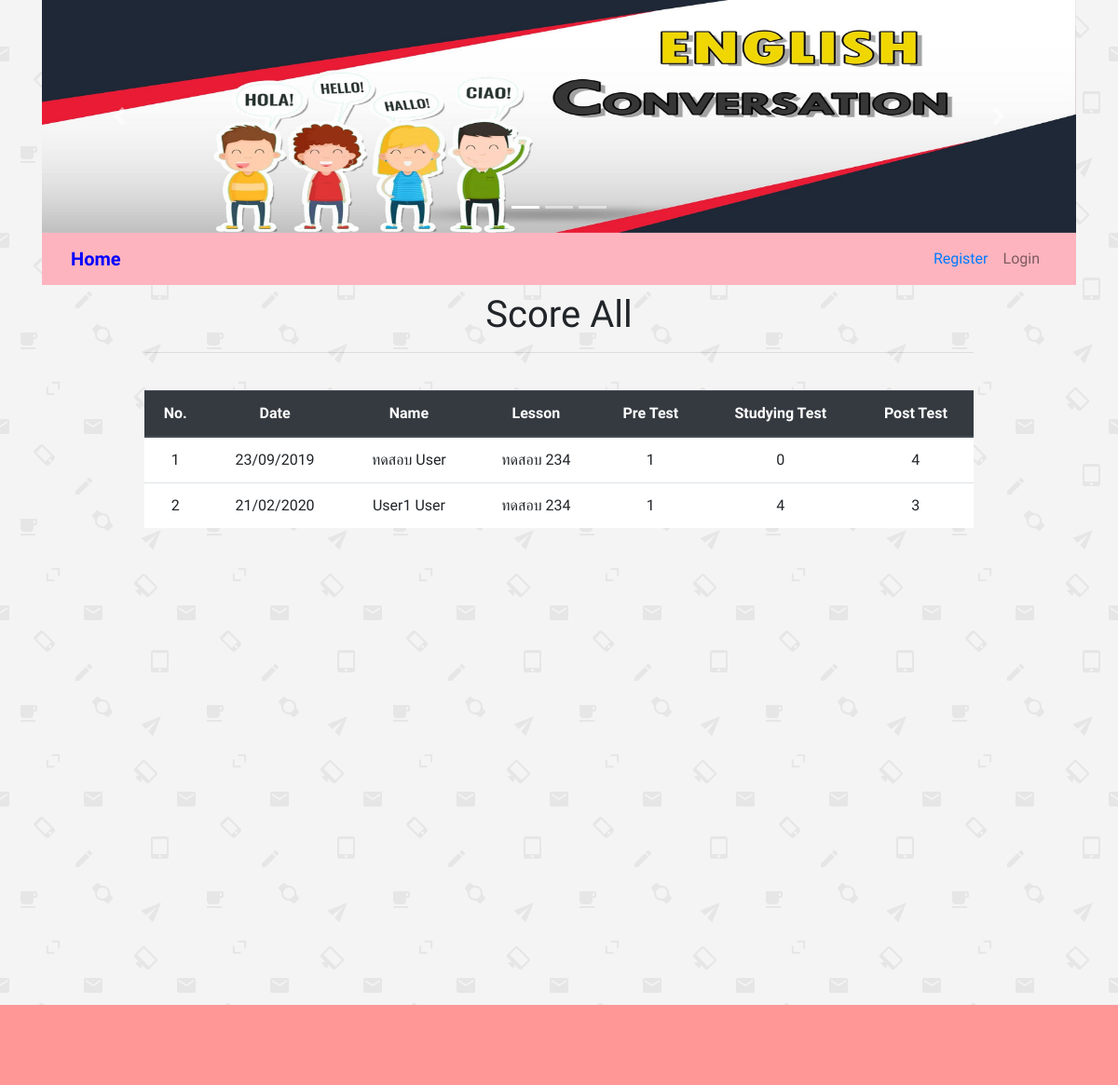
/score_all.php, run on the app's committed database.
### tables this page shows
CREATE TABLE IF NOT EXISTS `user_learning` (
`user_learning_id` int(10) NOT NULL,
  `choice_id` int(10) NOT NULL,
  `user_id` int(10) NOT NULL,
  `user_learning_bf` int(20) NOT NULL,
  `user_learning_wa` int(20) NOT NULL,
  `user_learning_af` varchar(20) NOT NULL,
  `user_learning_status` int(1) NOT NULL,
  `user_learning_date` timestamp NOT NULL DEFAULT CURRENT_TIMESTAMP
);

CREATE TABLE IF NOT EXISTS `user` (
`ID` int(5) NOT NULL,
  `Username` varchar(50) NOT NULL,
  `Password` varchar(200) NOT NULL,
  `Firstname` varchar(100) NOT NULL,
  `Lastname` varchar(100) NOT NULL,
  `email` varchar(100) NOT NULL,
  `phone` text NOT NULL,
  `Userlevel` varchar(1) NOT NULL,
  `user_date` date NOT NULL,
  `user_stid` int(11) NOT NULL,
  `session_id` varchar(50) NOT NULL,
  `group_id` int(20) NOT NULL,
  `Status` varchar(1) NOT NULL
);

CREATE TABLE IF NOT EXISTS `choice` (
`choice_id` int(11) NOT NULL,
  `choice_name` varchar(100) NOT NULL,
  `video` varchar(300) NOT NULL,
  `choice_detail` varchar(100) NOT NULL,
  `choice_status` int(1) NOT NULL
);

### score_all.php (the view, shortened to what this page needs)
<!DOCTYPE html>
<html>
<?php
include 'header.php';
include 'conn.php';
$query_learning = "SELECT * FROM choice as c , user as u, user_learning as l where l.user_learning_status <> 1 and l.choice_id = c.choice_id and l.user_id = u.id ORDER BY convert(l.user_learning_af, UNSIGNED INTEGER) DESC" ;
$learning = mysqli_query($con,$query_learning) or die(mysqli_error());
$row_learning = mysqli_fetch_assoc($learning);
$totalRows_learning = mysqli_num_rows($learning);
?>
<div class="container">
  <div class="row">
    <div class="col-md-12">
      <?php include 'carousel.php'; ?>
      <?php include 'navbar.php'; ?>
      <?php include 'model.php'; ?>
      <div class="row">
        <div class="col-md-1"></div>
        <div class="col-md-10 text-center ">
         <div class="py-2">
          <div class="container">
            <div class="row">
              <div class="col-md-12">
                <h1 class="text-center">Score All</h1>
                <hr>
              </div>
            </div>
          </div>
        </div>
        <div class="py-3">
          <div class="container">
            <div class="row">
              <div class="col-md-12">
                <div class="table-responsive text-center">
                  <?php if ($totalRows_learning > 0) {?>
                    <table class="table table-hover" id="example" bgcolor="white">
                      <thead class="thead-dark">
                       <tr class="text-center">
                        <th scope="col">No.</th>
                        <th scope="col">Date</th>
                        <th scope="col">Name</th>
                        <th scope="col">Lesson</th>
                        <th scope="col">Pre Test</th>
                        <th scope="col">Studying Test</th>
                        <th scope="col">Post Test</th>
                      </tr>
                    </thead>
                    <tbody>
                      <?php
                      $i = 1 ;
                      do { ?>
                        <tr class="text-center">
                          <td><?php echo $i; ?></td>
                          <td><?php echo date("d/m/Y" , strtotime($row_learning['user_learning_date'])); ?></td>
                          <td><?php echo $row_learning['Firstname']. "  " .$row_learning['Lastname']; ?></td>
                          <td><?php echo $row_learning['choice_name']; ?>
                          <td><?php echo $row_learning['user_learning_bf']; ?></td>
                          <td><?php echo $row_learning['user_learning_wa']; ?></td>
                          <td><?php echo $row_learning['user_learning_af']; ?></td>
                        </tr>
                        <?php
                        $i += 1;
                      } while ($row_learning = mysqli_fetch_assoc($learning)); ?>
                    </tbody>
                  </table>
                <?php }else {
                  echo "<h3> ยังไม่มีคะแนน </h3>";
                }
                mysqli_free_result($learning);?>
              </div>
            </div>
          </div>
        </div>
      </div>
      <div class="py-5">
      </div>
    </div>
    <div class="col-md-1"></div>
  </div>
</div>
</div>
</div>
<br><br><br><br><br><br><br><br>
<?php include 'footer.php'; ?>
</html>

### data on the page
user_learning: user_learning_date "23/09/2019", user.Firstname "ทดสอบ", user.Lastname "User", choice.choice_name "ทดสอบ 234", user_learning_bf "1", user_learning_wa "0", user_learning_af "4"
user_learning: user_learning_date "21/02/2020", user.Firstname "User1", user.Lastname "User", choice.choice_name "ทดสอบ 234", user_learning_bf "1", user_learning_wa "4", user_learning_af "3"
